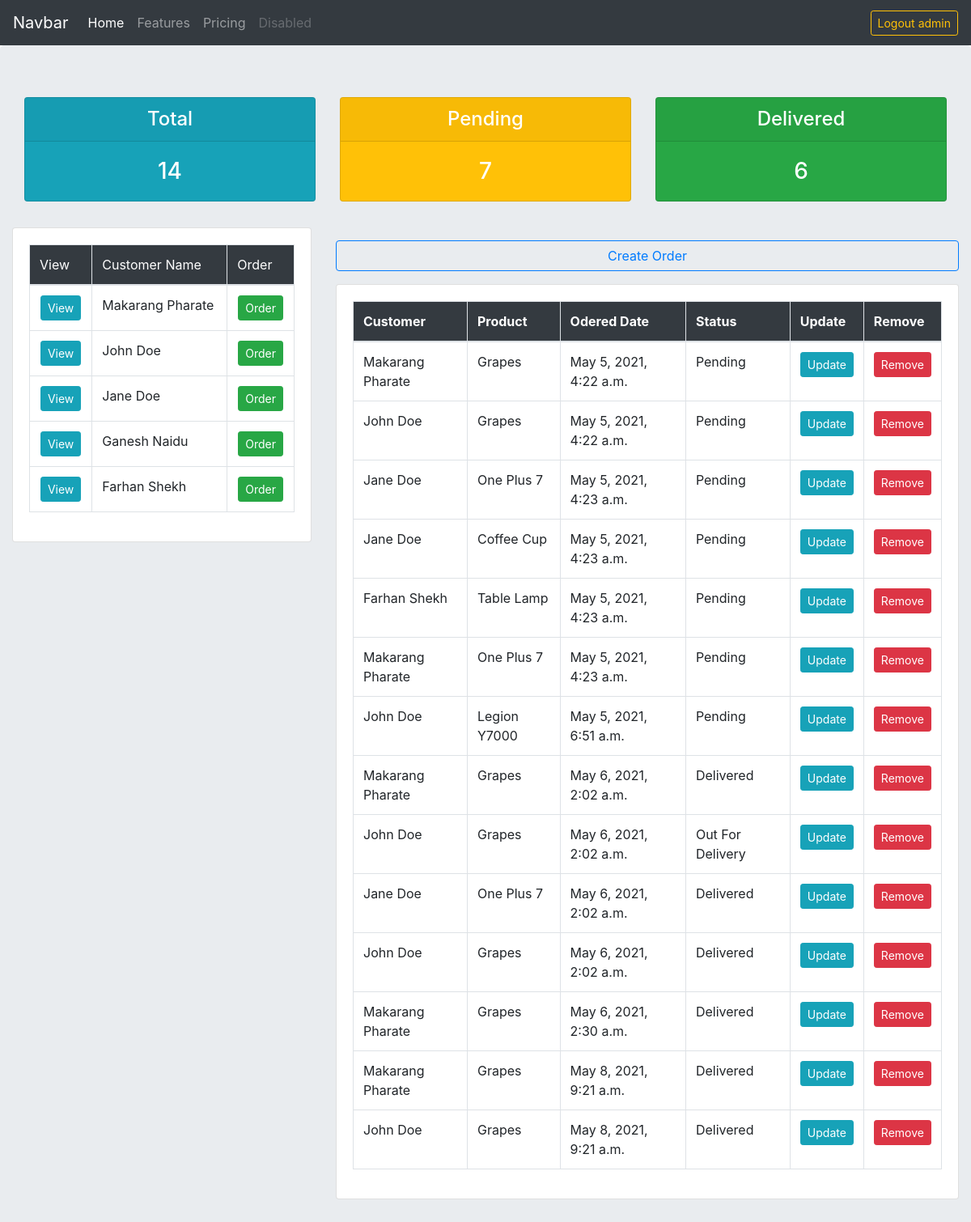
The app's page / (signed in) with its own data.
### accounts/models.py (models this page shows, shortened)
class Customer(models.Model):
    user = models.OneToOneField(User,null=True,on_delete=models.CASCADE)
    name = models.CharField(max_length=200)
    email = models.EmailField()
    phone = models.CharField(max_length=200)
    date_added = models.DateTimeField(auto_now_add=True)

class Order(models.Model):
    ORDER_STATUS = (
        ("Pending","Pending"),
        ('Out For Delivery','Out For Delivery'),
        ("Delivered","Delivered")
    )
    product = models.ForeignKey(Product,null=True,on_delete=models.SET_NULL)
    customer = models.ForeignKey(Customer,null=True,on_delete=models.SET_NULL)
    order_status = models.CharField(max_length=200,choices=ORDER_STATUS)
    date_added = models.DateTimeField(auto_now_add=True)

class Product(models.Model):
    name = models.CharField(max_length=200)
    description = models.CharField(max_length=200)
    price = models.FloatField()
    category = models.ForeignKey(Category, null=True ,on_delete=models.SET_NULL)
    tags = models.ManyToManyField(Tag)
    date_added = models.DateTimeField(auto_now_add=True)

### accounts/views.py (the view)
# urls.py: path('',views.index,name="home"),
@login_required(login_url='login')
def index(request):
    orders = Order.objects.all()
    customer = Customer.objects.all()
    total = Order.objects.all().count()
    pending = Order.objects.filter(order_status="Pending").count()
    delivered = Order.objects.filter(order_status="Delivered").count()
    context = {'orders':orders, 'customers':customer,'total':total,
               'pending':pending,'delivered':delivered}
    return render(request,'accounts/index.html',context)

### templates/accounts/index.html (shortened to what this page needs)
{% extends "accounts/layout/main.html" %}
{% block content %}
    <div class="container-fluid">
        {% include "accounts/stats.html" %}
        <div class="py-2">
        </div>
        <div class="row my-3">
            <div class="col-4">
              <div class="card">
                <div class="card-body">
                  <table class="table table-bordered">
                      <thead class="bg-dark text-white">
                          <tr>
                            <td>View</td>
                            <td>Customer Name</td>
                            <td>Order</td>
                          </tr>
                      </thead>
                      <tbody>
                        {% for customer in customers  %}
                          <tr>
                            <td class="text-center">
                              <a href="{% url 'customer' customer.id %}"
                              class="btn btn-sm btn-info">View</a>
                            </td>
                            <td>{{customer.name}}</td>
                            <td class="text-center">
                              <a href="#" class="btn btn-sm btn-success">Order</a>
                            </td>
                          </tr>
                        {% endfor %}
                      </tbody>
                  </table>
                </div>
              </div>
            </div>
            <div class="col-8">
              <div class="my-3">
                  <a href="{% url 'create_order' %}" class="btn btn-outline-primary w-100">Create Order</a>
              </div>
                <div class="card">
                  <div class="card-body">
                      <table class="table table-bordered">
                          <thead class="bg-dark text-white">
                            <tr>
                              <th>Customer</th>
                              <th>Product</th>
                              <th>Odered Date</th>
                              <th>Status</th>
                              <th>Update</th>
                              <th>Remove</th>
                            </tr>
                          </thead>
                          <tbody>
                            {% for order in orders %}
                              <tr>
                                <td>{{order.customer.name}}</td>
                                <td>{{order.product.name}}</td>
                                <td>{{order.date_added}}</td>
                                <td>{{order.order_status}}</td>
                                <td><a href="{% url 'update_order' order.id %}" class="btn btn-sm btn-info">Update</a></td>
                                <td><a href="#" class="btn btn-sm btn-danger">Remove</a></td>
                              </tr>
                            {% endfor %}
                          </tbody>
                      </table>
                  </div>
                </div>
            </div>
        </div>
    </div>
{% endblock %}

### templates/accounts/navbar.html (shortened to what this page needs)
<nav class="navbar navbar-expand-lg navbar-dark bg-dark">
  <a class="navbar-brand" href="#">Navbar</a>
  <div class="collapse navbar-collapse" id="navbarNavAltMarkup">
    <div class="navbar-nav w-100">
      <a class="nav-link active" href="#">Home <span class="sr-only">(current)</span></a>
      <a class="nav-link" href="#">Features</a>
      <a class="nav-link" href="#">Pricing</a>
      <a class="nav-link disabled" href="#" tabindex="-1" aria-disabled="true">Disabled</a>
      {% if request.user.username != "AnonymousUser" %}
      <div class="ml-auto d-flex align-items-center">
        <a href="{% url 'logout' %}"
           class="btn btn-sm btn-outline-warning">Logout {{request.user}}</a>
      </div>
      {% endif %}
      </div>
  </div>
</nav>

### records on screen
Customer: name "Makarang Pharate"
Customer: name "John Doe"
Customer: name "Jane Doe"
Customer: name "Ganesh Naidu"
Customer: name "Farhan Shekh"
Order: customer.name "Makarang Pharate", product.name "Grapes", date_added "May 5, 2021, 4:22 a.m.", order_status "Pending"
Order: customer.name "John Doe", product.name "Grapes", date_added "May 5, 2021, 4:22 a.m.", order_status "Pending"
Order: customer.name "Jane Doe", product.name "One Plus 7", date_added "May 5, 2021, 4:23 a.m.", order_status "Pending"
Order: customer.name "Jane Doe", product.name "Coffee Cup", date_added "May 5, 2021, 4:23 a.m.", order_status "Pending"
Order: customer.name "Farhan Shekh", product.name "Table Lamp", date_added "May 5, 2021, 4:23 a.m.", order_status "Pending"
Order: customer.name "Makarang Pharate", product.name "One Plus 7", date_added "May 5, 2021, 4:23 a.m.", order_status "Pending"
Order: customer.name "John Doe", product.name "Legion Y7000", date_added "May 5, 2021, 6:51 a.m.", order_status "Pending"
Order: customer.name "Makarang Pharate", product.name "Grapes", date_added "May 6, 2021, 2:02 a.m.", order_status "Delivered"
Order: customer.name "John Doe", product.name "Grapes", date_added "May 6, 2021, 2:02 a.m.", order_status "Out For Delivery"
Order: customer.name "Jane Doe", product.name "One Plus 7", date_added "May 6, 2021, 2:02 a.m.", order_status "Delivered"
Order: customer.name "John Doe", product.name "Grapes", date_added "May 6, 2021, 2:02 a.m.", order_status "Delivered"
Order: customer.name "Makarang Pharate", product.name "Grapes", date_added "May 6, 2021, 2:30 a.m.", order_status "Delivered"
Order: customer.name "Makarang Pharate", product.name "Grapes", date_added "May 8, 2021, 9:21 a.m.", order_status "Delivered"
Order: customer.name "John Doe", product.name "Grapes", date_added "May 8, 2021, 9:21 a.m.", order_status "Delivered"

### other values on screen
{{ request.user }} "admin"
{{ total }} "14"
{{ pending }} "7"
{{ delivered }} "6"
